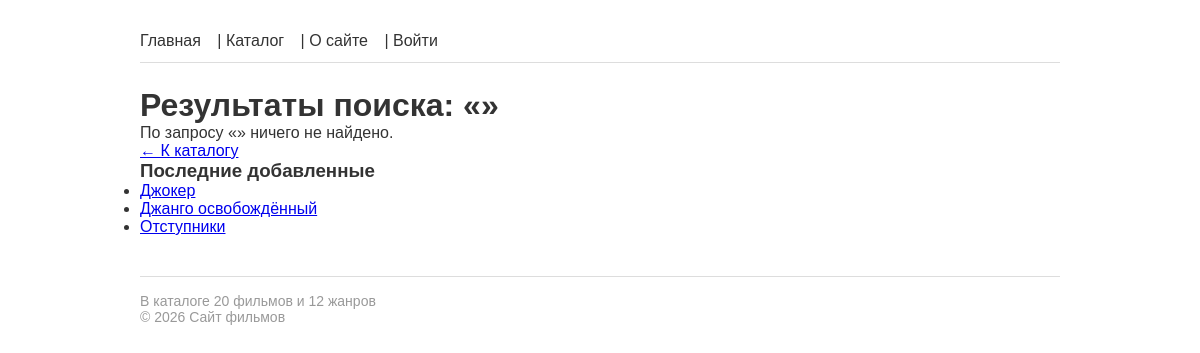
Page /films/search/ on the committed database.
### films/models.py (models this page shows, shortened)
class Film(models.Model):
    title = models.CharField(max_length=200, verbose_name='Название')
    year = models.PositiveIntegerField(validators=[validate_film_year], verbose_name='Год выпуска')
    description = models.TextField(blank=True, verbose_name='Описание')
    rating = models.DecimalField(max_digits=3, decimal_places=1, default=0.0, verbose_name='Рейтинг')
    slug = models.SlugField(max_length=200, unique=True, blank=True)
    poster = models.ImageField(
        upload_to='posters/',
        blank=True,
        validators=[
                validate_file_size,
                FileExtensionValidator(allowed_extensions=['jpg', 'jpeg', 'png', 'webp'])
            ],
        verbose_name='Постер'
    )
    created_at = models.DateTimeField(auto_now_add=True, verbose_name='Дата добавления')
    director = models.ForeignKey(
        'Director', on_delete=models.SET_NULL, null=True, blank=True,
        related_name='films', verbose_name='Режиссёр'
    )
    genres = models.ManyToManyField('Genre', blank=True, related_name='films', verbose_name='Жанры')
    actors = models.ManyToManyField('Actor', blank=True, related_name='films', verbose_name='Актёры')
    objects = FilmManager()
    class Meta:
        ordering = ['-year']
        verbose_name = 'Фильм'
        verbose_name_plural = 'Фильмы'
        permissions = [
            ('can_feature_film', 'Может выделять фильм в подборку'),
        ]
    def get_absolute_url(self):
        return reverse('films:film_detail', kwargs={'slug': self.slug})

### films/views.py (the view)
# urls.py: path('films/search/', views.search_film, name='search_film'),
def search_film(request):
    query = request.GET.get('q', '').strip()
    films = Film.objects.none()
    if query:
        films = Film.objects.search(query)
    paginator = Paginator(films, 10)          # по 10 фильмов на странице
    page_number = request.GET.get('page', 1)  # номер страницы из GET-параметра
    try:
        page_obj = paginator.page(page_number)
    except InvalidPage:
        raise Http404('Страница не найдена')
    context = {
        'films': page_obj.object_list,   # объекты текущей страницы
        'page_obj': page_obj,
        'paginator': paginator,
        'is_paginated': paginator.num_pages > 1,
        'query': query,
    }
    return render(request, 'films/search_results.html', context)

### films/context_processors.py (called while the page is built)
def catalog_stats(request):
    return {
        'total_films': Film.objects.count(),
        'total_genres': Genre.objects.count(),
    }

def user_profile(request):
    if request.user.is_authenticated:
        try:
            profile = request.user.profile
        except Exception:
            profile = None
        return {'user_profile': profile}
    return {'user_profile': None}

### films/models.py (called while the page is built)
    def recent(self, count=5):
        return self.order_by('-created_at')[:count]

### films/templatetags/film_tags.py (called while the page is built)
@register.simple_tag
def current_year():
    return datetime.date.today().year

@register.inclusion_tag('films/includes/latest_films.html')
def latest_films(count=3):
    films = Film.objects.recent(count)
    return {'films': films}

### films/templates/films/search_results.html (shortened to what this page needs)
{% extends 'base.html' %}
{% block content %}
    <h1>Результаты поиска: «{{ query }}»</h1>
    {% for film in films %}
        {% include 'films/includes/film_card.html' %}
    {% empty %}
        <p>По запросу «{{ query }}» ничего не найдено.</p>
    {% endfor %}
    <a href="{% url 'films:film_list' %}">← К каталогу</a>
{% endblock %}

### films/templates/films/includes/latest_films.html
{% load film_tags %}
<div class="latest-films">
    <h3>Последние добавленные</h3>
    <ul>
    {% for film in films %}
        <li><a href="{{ film.get_absolute_url }}">{{ film.title }}</a></li>
    {% empty %}
        <li>Фильмов пока нет.</li>
    {% endfor %}
    </ul>
</div>

### static/css/base.css (style rules this page uses)
* { box-sizing: border-box; margin: 0; padding: 0; }
body { font-family: Arial, sans-serif; max-width: 960px; margin: 0 auto; padding: 20px; color: #333; }

### rows in the picture
Film: title "Джокер"
Film: title "Джанго освобождённый"
Film: title "Отступники"

### other values in the picture
{{ total_films }} "20"
{{ total_genres }} "12"
